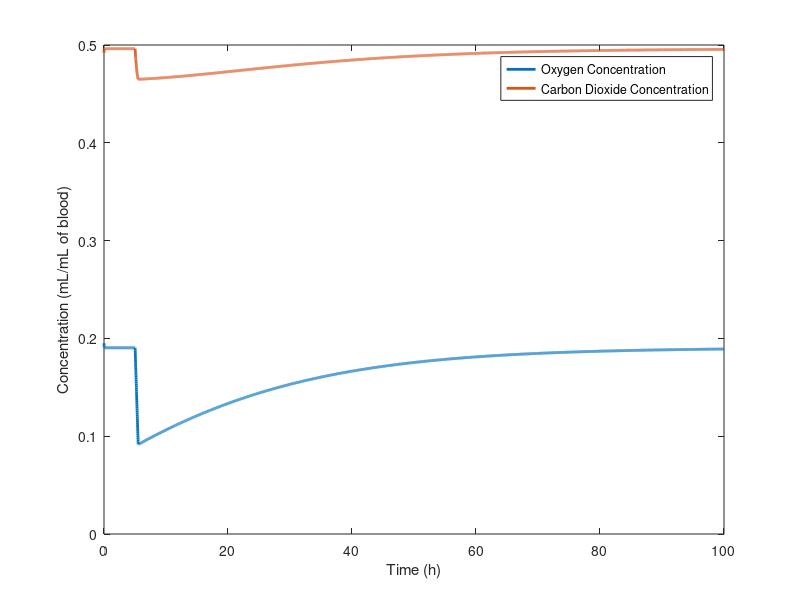
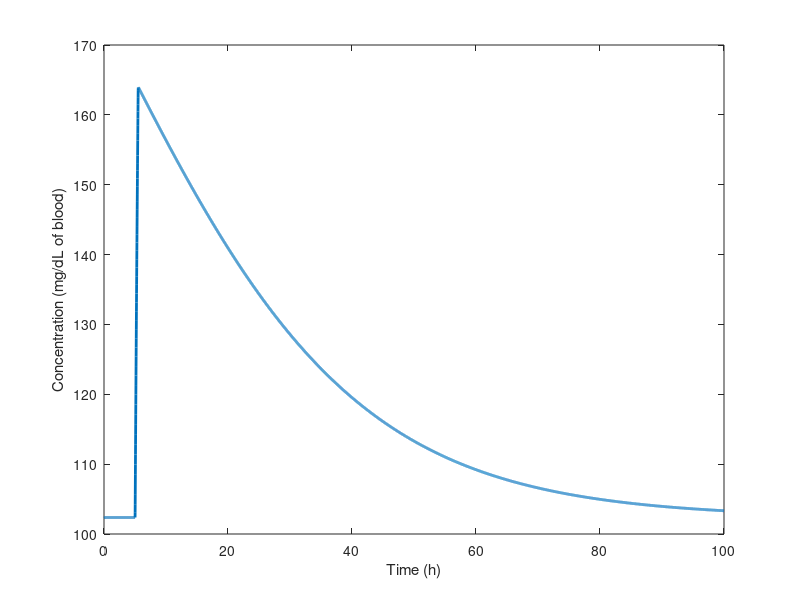
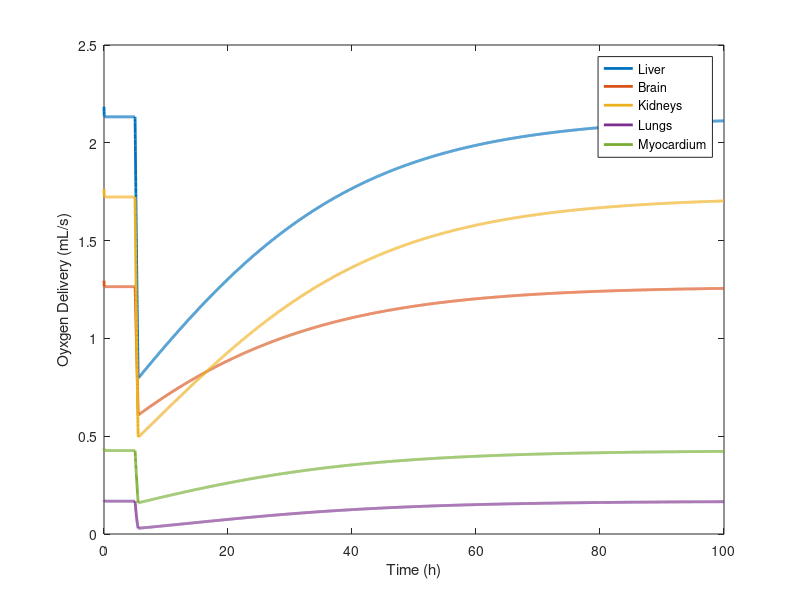

Recreate these plots in MATLAB, in order.
function DynamicBloodModel
t = 0:(0.01):100;
disp(cardiacOutputFraction(3850))
bloodVolume = shock(0.3,3300,t);
%plot(t,bloodVolume)

%Initial arterial concentrations 
O2_a = 0.195; % mL O2/mL blood
CO2_a = 0.492; % mL CO2/mL blood
G_a = 1023.3; % mg glucose/mL blood
C_a = [O2_a CO2_a G_a];

%Heart Values 
RQ_h = 0.8;
perCO_h = 0.05;
OC_h = 0.3567;

%Liver Values
RQ_l = 0.8;
perCO_l = 0.25;
OC_l = 6.08/60;
GG_l0 = 30000; %mg/s
%GG_l0 = 2.04293;

%Kidney 
RQ_k = 0.88;
perCO_k = 0.2;
OC_k = 0.35;
GG_k = 0.045399312;

%Brain 
RQ_b = 0.95;
perCO_b = 0.15;
OC_b = 49/60;

%Lung value 
RQ_lung = 0.84;
OC_lung = 0.09166667 ; %negative to represent generation 
perCO_lung = 0.02;




for i = 1:length(t)
GG_l = GG_l0 * ((bloodVolume(i)/5500)*-3.333333+4.33333); %Scale glucose consumption 
[C_h(i,:),Q_h(i)] = organConc(C_a(i,:),bloodVolume(i),perCO_h,OC_h,RQ_h,0,@heartDynamic);
[C_l(i,:),Q_l(i)] = organConc(C_a(i,:),bloodVolume(i),perCO_l,OC_l,RQ_l,GG_l,@liverDyanmic);
[C_b(i,:),Q_b(i)] = organConc(C_a(i,:),bloodVolume(i),perCO_b,OC_b,RQ_b,0,@brainDynamic);
[C_k(i,:),Q_k(i)] = organConc(C_a(i,:),bloodVolume(i),perCO_k,OC_k,RQ_k,GG_k,@kidneyDynamic);
[C_lung(i,:),Q_lung(i)] = organConc(C_a(i,:),bloodVolume(i),perCO_lung,OC_lung,RQ_lung,0,@lungDynamic);

C_body = [0.035042 0.7109339 0];

%Calculate venous concentrations
C_ven(i,:) = (C_h(i,:).*Q_h(i) + C_l(i,:).*Q_l(i) + C_b(i,:).*Q_b(i) + C_k(i,:).*Q_k(i) + C_lung(i,:).*Q_lung(i))/(44.2660*0.67);
C_ven(i,:) = (C_ven(i,:) + C_body)/2;
%disp(C_h(i,:).*Q_h(i) + C_l(i,:).*Q_l(i) + C_b(i,:).*Q_b(i) + C_k(i,:).*Q_k(i) + C_lung(i,:).*Q_lung(i))
%Pulmonary circulation
[C_pul(i,:),Q_pul(i)] = pulmonaryCirculation(C_ven(i,:),bloodVolume(i));

%Oxygenated blood from pulmonary veins enter systemic circulation
C_a(i+1,:) = C_pul(i,:);

end
figure;
plot(t,C_a(1:(end-1),1),'LineWidth',2);
hold on;
plot(t,C_a(1:(end-1),2),'LineWidth',2);
hold off;
legend("Oxygen Concentration","Carbon Dioxide Concentration")
xlabel("Time (h)")
ylabel("Concentration (mL/mL of blood)")

figure;
plot(t,C_a(1:(end-1),3)*0.1,'LineWidth',2);
xlabel("Time (h)")
ylabel("Concentration (mg/dL of blood)")
figure
%y = C_a(1:(end-1),1).*Q_b';

plot(t,C_a(1:(end-1),1).*Q_l','LineWidth',2)
hold on
plot(t,C_a(1:(end-1),1).*Q_b','LineWidth',2)
plot(t,C_a(1:(end-1),1).*Q_k','LineWidth',2)
plot(t,C_a(1:(end-1),1).*Q_lung','LineWidth',2)
plot(t,C_a(1:(end-1),1).*Q_h','LineWidth',2)

xlabel("Time (h)")
ylabel("Oyxgen Delivery (mL/s)")
legend("Liver","Brain","Kidneys","Lungs","Myocardium")
 hold off



%plot(t,C_v(1,:))

end



function [C_v,Q] = organConc(C_a,volume,perc_CO,OC,RQ,GG,dynamicFun)
%Calculates the concentration of compoenents in the vein leading draining
%the organ
%Inputs:
    %time - the time period at which the model is evaluated 
    %C_a - a matrix of the arterial concentrations 
        %C_art(:,1) - oxygen
        %C_art(:,2) - carbon dioxide
        %C_art(:,3) - glucose 
    %volume - volume of blood inside the body
%Outputs:
    %C_v - a matrix of the venous concentrations 
        %C_art(1) - oxygen
        %C_art(2) - carbon dioxide
        %C_art(3) - glucose 
    %Q - blood flow into and out of the organ

%Calculate blood flow to the myocardium
[Q_frac, VO2_frac] = dynamicFun(volume);
Q = 44.2660 * perc_CO * Q_frac;

%Consumption rates (mL/sec)
VO2 =  OC*VO2_frac; 

VCO2 = RQ * VO2; %0.8 is respiratory quotient 
VG = -((VCO2*0.0425)/6*180.156) + GG; %stoichiometric ratio for glycolysis 

%Accounting equation
C_v(1) = C_a(1) - VO2/Q;
C_v(2) = C_a(2) - VCO2/Q;
C_v(3) = C_a(3) + VG/Q;

end





function [bloodVolume] = shock(bloodLoss,lossRate,t) 
%This function models blood volume changes with regards to an episode of
%hemorrhagic shock
%Input:
    %bloodLoss - the percentage of bood lost (%)
    %lossRate - the rate at which blood is lost (mL/h)
    %time - an array for the time interval (h)
%Output:
    %bloodVolume - an array for the volume of blood at different times    


bloodVolume = zeros(size(t));
%Initial blood volume (mL)
volume_0 = 5500;

%Steady-state
t_0 = 5; %time at which perturbation begins
for i = find(t<=t_0)
    bloodVolume(i) = volume_0;
end

%Active blood loss 
volume_f = 5500 * (1 - bloodLoss);
tspan_bleed = abs((volume_f - volume_0)/lossRate);

for i = find((t <= tspan_bleed+ t_0) & t > t_0)
    bloodVolume(i) = volume_0 - lossRate * (t(i)-t_0);
end

%Recovery
for i = find(t > tspan_bleed + t_0)
    bloodVolume(i) = bloodVolumeRecovery(t(t == tspan_bleed+t_0),t(i),volume_f);
end




end

function volume = bloodVolumeRecovery(t0, tf,V0)
%Calculates an array of volumes of blood at different time periods after an
%inital blood loss
%Output:
    %volume - an array containing the volume of blood in mL in entire body
%Input: 
    %t0 - initial time when blood loss occurs (h)
    %tf - time during which instantaenous blood volume should be calculated (h)
    %volume_i - the amount of blood lost at t0 (mL)

%Set up variables
t = (tf - t0)+0.1; %time (h) 
normalBV = 5500; %normal blood volume (mL)
 
k = 0.05; %blood replenishment rate

volume = normalBV./((normalBV-V0)/V0*exp(-k*t)+1);

end

function HR = heartRate(volume,HR0)

%Calculates the heart rate based on the current blood volume
%Outputs:
    %HR - heart rate in bpm
%Input:
    %volume - the volume of blood in mL
    %HR0 - the baseline heart rate


BL = 5500 - volume; %Calculate blood loss
LBNP = BL / 17.2619; %Convert blood loss to LBNP equivalent
HR = 0.18*LBNP + HR0;

end

function CO = cardiacOutputFraction(volume)
%Calculates fractional change in cardiac output adjusted for blood loss 
%Output:
    %CO - cardiac output fractional change (multiply with baseline cardiac
    %output for adjusted cardiac output
%Inputs: 
    
    %Volume - blood volume


BL = 5500 - volume; %Calculate blood loss
%LBNP = BL / 17.2619; %Convert blood loss to LBNP equivalent
%CO = -0.0075*LBNP + 1;

CO = -0.0001377 * BL + 1.01219;
end

function [C_v,Q] = pulmonaryCirculation(C_a,volume)

Q =  44.2660 *cardiacOutputFraction(volume);
%Pulmonary circulation values 
OG_0 = 4.73333; %oxygen entering the blood from the aveoli (mL/s)
CC_0 = 3.78333;
%fracBloodLoss = 1 - volume/5500;
fracBlood = volume /5500;
%24 breadth/min with 30% blood loss, 18 breadth/min normal
%respiratoryRate = (20*fracBloodLoss + 18)/60;

%OG = OG_0/(18/60)*respiratoryRate;
%CC = CC_0/(18/60)*respiratoryRate;

OG = (1.83333*fracBlood - 0.83333)*OG_0;
CC = (1.83333*fracBlood - 0.83333)*CC_0;
C_v(1) = C_a(1) + OG/Q;
C_v(2) = C_a(2) - CC/Q;
C_v(3) = C_a(3);

end

function [Q,VO2] = heartDynamic(volume)
%Calcualates fractional changes for organ blood flow and oxygen consumption
%based on the current blood volume
%Outputs:
    %Q - the fractional adjustment coefficient for heart rate
    %VO2 - the fractional adjustment coefficeint for oxygen consumption
%Inputs: 
    %volume - current blood volume in the body (not blood lost!)

%Adjusts blood flow rate to the heart
CO = cardiacOutputFraction(volume);
Q = CO; %Blood flow change to the heart is 1:1 with to cardiac output 
VO2 = 0.382 * CO + 0.618; %oxygen consumption decreases during shock 
end

function [Q,VO2] = brainDynamic(volume)
%Calcualates fractional changes for organ blood flow and oxygen consumption
%based on the current blood volume
%Outputs:
    %Q - the fractional adjustment coefficient for heart rate
    %VO2 - the fractional adjustment coefficeint for oxygen consumption
%Inputs: 
    %volume - current blood volume in the body (not blood lost!)

CO = cardiacOutputFraction(volume);


Q = 1; %Blood flow change does not change
%VO2 = (CO * -1.5 +2.5); %oxygen consumption increases during shock
BL = volume/5500;
VO2 = 0.83333*BL + 0.1666667;
end

function [Q,VO2] = lungDynamic(volume)
%Calcualates fractional changes for organ blood flow and oxygen consumption
%based on the current blood volume
%Outputs:
    %Q - the fractional adjustment coefficient for heart rate
    %VO2 - the fractional adjustment coefficeint for oxygen consumption
%Inputs: 
    %volume - current blood volume in the body (not blood lost!)

CO = cardiacOutputFraction(volume);
fractionalVolume = volume / 5500;
Q = fractionalVolume * 2.1205 - 1.1259;
VO2 = fractionalVolume * 0.33333 + 0.66667; %assume lung fractional conversion stays the same


end

function [Q,VO2] = liverDyanmic(volume)
%Calcualates fractional changes for organ blood flow and oxygen consumption
%based on the current blood volume
%Outputs:
    %Q - the fractional adjustment coefficient for heart rate
    %VO2 - the fractional adjustment coefficeint for oxygen consumption
%Inputs: 
    %volume - current blood volume in the body (not blood lost!)

CO = cardiacOutputFraction(volume);

Q = CO; 
VO2 = CO * 1.7 - 0.7;

end

function [Q,VO2] = kidneyDynamic(volume)
%Calcualates fractional changes for organ blood flow and oxygen consumption
%based on the current blood volume
%Outputs:
    %Q - the fractional adjustment coefficient for heart rate
    %VO2 - the fractional adjustment coefficeint for oxygen consumption
%Inputs: 
    %volume - current blood volume in the body (not blood lost!)

CO = cardiacOutputFraction(volume);

Q = CO * 1.82 - 0.82; 
VO2 = CO * 1.26 - 0.26; 
end


function [C_v,Q] = myocardium(C_a,volume)
%Calculates the concentration of compoenents in the vein leading draining
%the organ
%Inputs:
    %time - the time period at which the model is evaluated 
    %C_a - a matrix of the arterial concentrations 
        %C_art(:,1) - oxygen
        %C_art(:,2) - carbon dioxide
        %C_art(:,3) - glucose 
    %volume - volume of blood inside the body
%Outputs:
    %C_v - a matrix of the venous concentrations 
        %C_art(1) - oxygen
        %C_art(2) - carbon dioxide
        %C_art(3) - glucose 
    %Q - blood flow into and out of the organ

%Calculate blood flow to the myocardium
[Q_frac, VO2_frac] = heartDynamic(volume);
Q = 44.2660 * 0.05 * Q_frac;

%Consumption rates (mL/sec)
VO2 =  0.3567*VO2_frac; 
VCO2 = 0.8 * VO2; %0.8 is respiratory quotient 
VG = VO2/6; %stoichiometric ratio for glycolysis 

%Accounting equation
C_v(1) = C_a(1) - VO2/Q;
C_v(2) = C_a(2) - VCO2/Q;
C_v(3) = C_a(3) - VG/Q;

end
